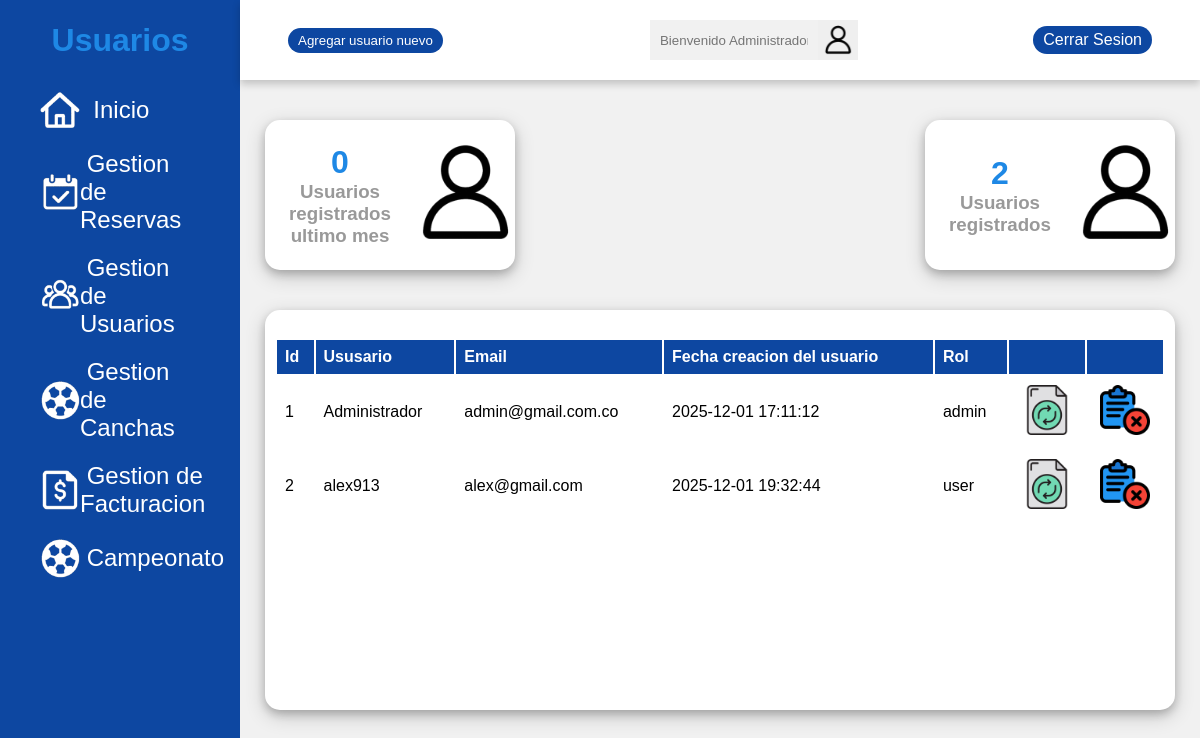
The page /app/GoldenPlayer/modulos/usuarios.php (signed in) on the database its author committed.
### tables this page shows
CREATE TABLE `usuarios` (
  `id` int(11) NOT NULL,
  `nombre` varchar(15) NOT NULL,
  `apellido` varchar(15) NOT NULL,
  `username` varchar(50) NOT NULL,
  `email` varchar(100) NOT NULL,
  `password_hash` varchar(255) NOT NULL,
  `created_at` datetime DEFAULT current_timestamp(),
  `rol` varchar(10) DEFAULT NULL
);

### app/GoldenPlayer/modulos/usuarios.php (the view, shortened to what this page needs)
<?php
$conn = conexion();
?>
<!DOCTYPE html>
<html lang="en">
<head>
    <link rel="stylesheet" href="../css/reservas.css">
    <link rel="stylesheet" href="https://cdn.datatables.net/2.0.8/css/dataTables.dataTables.min.css">
</head>
<body>
    <div class="side-menu">
        <div class="brand-name">
            <h1>Usuarios</h1>
        </div>
        <ul>
            <a href="admin.php">
                <li><img src="../img/panel/inicio.png" alt=""><span>&nbsp; Inicio</span></li>
            </a>
            <a href="reservas.php">
                <li><img src="../img/panel/reserva.png" alt=""><span>&nbsp;Gestion de Reservas</span></li>
            </a>
            <a href="usuarios.php">
                <li><img src="../img/panel/usuario.png" alt=""><span>&nbsp;Gestion de Usuarios</span></li>
            </a>
            <a href="canchas.php">
                <li><img src="../img/panel/cancha.png" alt=""><span>&nbsp;Gestion de Canchas</span></li>
            </a>
            <a href="facturacion.php">
                <li><img src="../img/panel/factura.png" alt=""><span>&nbsp;Gestion de Facturacion</span></li>
            </a>
            <a href="campeonato.php">
                <li><img src="../img/panel/cancha.png" alt=""><span>&nbsp;Campeonato</span></li>
            </a>
        </ul>
    </div>
    <div class="container">
        <div class="header">
            <div class="nav">
                <div class="user">
                    <button class="btn" id="abrirModal">Agregar usuario nuevo</button>
                </div>
                <div class="search">
                    <input type="text" placeholder="Bienvenido <?php
                    echo $_SESSION["username"];
                    ?> !!" readonly>
                    <button type="submit"><img src="../img/user.png" alt=""></button>
                </div>
                <a href="../controlador/login/controladorCerrar.php" class="btn">Cerrar Sesion</a>
            </div>
        </div>
        <div class="content">
            <div class="cards">
                <div class="card">
                    <div class="box">
                        <h1>
                            <?php
                            $sql = "
    SELECT COUNT(*) AS total_usuarios
    FROM usuarios
    WHERE created_at >= DATE_SUB(NOW(), INTERVAL 1 MONTH)
";
                            $result = $conn->query($sql);
                            $data = $result->fetch_assoc();
                            $total_usuarios_mes = $data['total_usuarios'];
                            echo $total_usuarios_mes;
                            ?>
                        </h1>
                        <h3>Usuarios registrados ultimo mes</h3>
                    </div>
                    <div class="icon-case">
                        <img src="../img/user.png" alt="">
                    </div>
                </div>
                <div class="card">
                    <div class="box">
                        <h1>
                            <?php
                            $usuarios = $conn->query("SELECT COUNT(*) AS total FROM usuarios")->fetch_assoc()['total'];
                            print ($usuarios)
                                ?>
                        </h1>
                        <h3>Usuarios registrados</h3>
                    </div>
                    <div class="icon-case">
                        <img src="../img/user.png" alt="">
                    </div>
                </div>
            </div>
            <div class="content-2">
                <div class="recent-payments">
                    <br>
                    <table id="miTabla" class="display">
                        <thead>
                            <tr>
                                <th>Id</th>
                                <th>Ususario</th>
                                <th>Email</th>
                                <th>Fecha creacion del usuario</th>
                                <th>Rol</th>
                                <th></th>
                                <th></th>
                            </tr>
                        </thead>
                        <tbody>
                            <?php
                            $sql = "SELECT * FROM usuarios";
                            $query = mysqli_query($conn, $sql);
                            while ($row = mysqli_fetch_array($query)) { ?>
                                <tr>
                                    <td>
                                        <?= $row['id'] ?>
                                    </td>
                                    <td>
                                        <?= $row['username'] ?>
                                    </td>
                                    <td>
                                        <?= $row['email'] ?>
                                    </td>
                                    <td>
                                        <?= $row['created_at'] ?>
                                    </td>
                                    <td>
                                        <?= $row['rol'] ?>
                                    </td>
                                    <td class="funcion">
                                        <div class="actualizar">
                                            <a href="edit/editarUsuario.php?id=<?= $row['id'] ?>"><img
                                                    src="../img/panel/actualizar.png" alt="" height="30px" width="30px"></a>
                                        </div>
                                    </td>
                                    <td class="funcion">
                                        <div class="eliminar">
                                            <a href="../controlador/usuarios/eliminarUsuario.php?id=<?= $row['id'] ?>"><img
                                                    src="../img/panel/eliminar.png" alt="" height="30px" width="30px"></a>
                                        </div>
                                    </td>
                                </tr>
                            <?php }
                            ?>
                        </tbody>
                    </table>
                </div>
            </div>
        </div>
    </div>
</body>
</html>

### app/GoldenPlayer/css/reservas.css (style rules this page uses)
* { margin: 0; padding: 0; box-sizing: border-box; font-family: 'Poppins', sans-serif; }
body { min-height: 100vh; }
a { text-decoration: none; }
li { list-style: none; }
h1, h2 { color: #1E88E5; }
h3 { color: #999; }
.btn { background: #0D47A1; color: white; padding: 5px 10px; text-align: center; border: none; border-radius: 15px; }
th, td { text-align: left; padding: 8px; }
.side-menu { position: fixed; background-color: #0D47A1; width: 20vw; min-height: 100vh; display: flex; flex-direction: column; }
.side-menu .brand-name { height: 10vh; display: flex; align-items: center; justify-content: center; }
.side-menu li { font-size: 24px; padding: 10px 40px; color: white; display: flex; align-items: center; }
.side-menu li img { width: 40px; height: 40px; }
.container { position: absolute; right: 0; width: 80vw; height: 100vh; background: #f1f1f1; }
.container .header { position: fixed; top: 0; right: 0; width: 80vw; height: 10vh; background: white; display: flex; align-items: center; justify-content: center; box-shadow: 0 4px 8px 0 rgb(0, 0, 0, 0.2); z-index: 1; }
.container .header .nav { width: 90%; display: flex; align-items: center; }
.container .header .nav .search { flex: 3; display: flex; justify-content: center; }
.container .header .nav .search input[type=text] { border: none; background: #f1f1f1; padding: 10px; width: 30%; }
.container .header .nav .search button { width: 40px; height: 40px; border: none; display: flex; align-items: center; justify-content: center; }
.container .header .nav .search button img { width: 30px; height: 30px; }
.container .header .nav .user { flex: 1; display: flex; justify-content: space-between; align-items: center; }
.container .content { position: relative; margin-top: 10vh; min-height: 90vh; background: #f1f1f1; }
.container .content .cards { padding: 20px 15px; display: flex; align-items: center; justify-content: space-between; flex-wrap: wrap; }
.container .content .cards .card { text-align: center; width: 250px; height: 150px; background: white; margin: 20px 10px; display: flex; align-items: center; justify-content: space-around; box-shadow: 0 4px 8px 0 rgb(0, 0, 0, 0.2), 0 6px 20px 0 rgba(0, 0, 0, 0.19); border-radius: 15px; }
.container .content .cards .card img { width: 100px; height: 100px; }
.container .content .content-2 { min-height: 60vh; display: flex; justify-content: space-around; align-items: flex-start; flex-wrap: wrap; }
.container .content .content-2 .recent-payments { min-height: 50vh; flex: 5; background: white; margin: 0 25px 25px 25px; box-shadow: 0 4px 8px 0 rgb(0, 0, 0, 0.2), 0 6px 20px 0 rgba(0, 0, 0, 0.19); display: flex; flex-direction: column; border-radius: 15px; overflow-y: auto; overflow-x: auto; padding: 10px; }
#miTabla thead { background-color: #0D47A1; color: white; }
#miTabla tbody tr td { padding: 4px 8px; }
#miTabla tbody tr td.funcion { width: 50px; text-align: center; }
#miTabla tbody tr td .eliminar { display: inline-block; background-color: transparent; padding: 5px; border-radius: 6px; cursor: pointer; }
#miTabla tbody tr td .eliminar img { background-color:transparent; width: 50px; height: 50px; border: none; outline: none; }
#miTabla tbody tr td .actualizar { display: inline-block; background-color: transparent; padding: 5px; border-radius: 6px; cursor: pointer; }
#miTabla tbody tr td .actualizar img { background-color:transparent; width: 50px; height: 50px; border: none; outline: none; }

### rows shown on the page
usuarios: id "1", username "Administrador", email "admin@gmail.com.co", created_at "2025-12-01 17:11:12", rol "admin"
usuarios: id "2", username "alex913", email "alex@gmail.com", created_at "2025-12-01 19:32:44", rol "user"

### other values the page prints
$total_usuarios_mes "0"
$usuarios "2"
